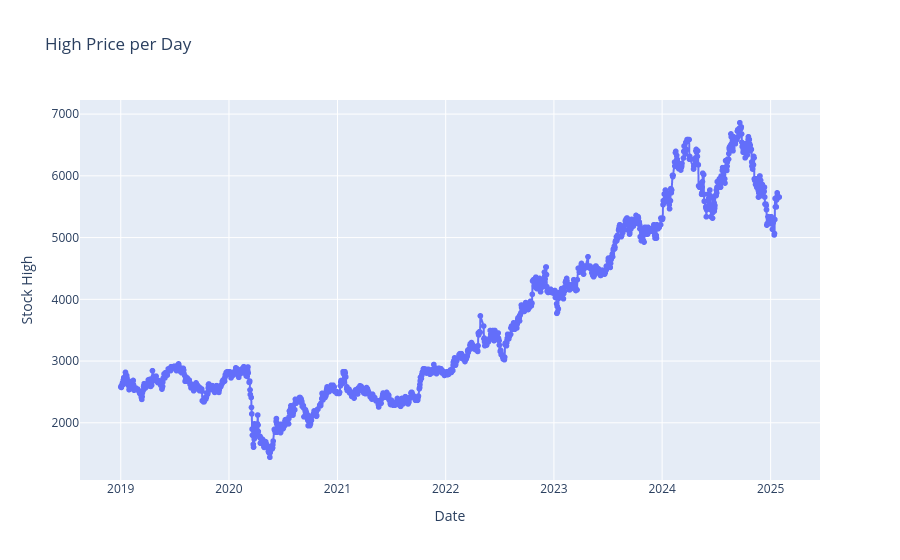

Here is the notebook cell this chart was saved with:
### Code cell
import plotly.express as px

fig = px.line(stock, x='Date', y='Stock High', title='High Price per Day', markers=True)
fig.show()

### Figure 1 — Plotly figure (JSON) as saved in the notebook; plotly's stock layout.template omitted (floating-point values rounded to 4 significant figures; data arrays with more than 128 entries replaced by an {"elided": "..."} marker saying what was removed)
{"data": [{"hovertemplate": "Date=%{x}<br>Stock High=%{y}<extra></extra>", "legendgroup": "", "line": {"color": "#636efa", "dash": "solid"}, "marker": {"symbol": "circle"}, "mode": "markers+lines", "name": "", "showlegend": false, "type": "scattergl", "x": {"elided": "1487 str values"}, "xaxis": "x", "y": {"elided": "1487 float values"}, "yaxis": "y"}], "layout": {"legend": {"tracegroupgap": 0}, "title": {"text": "High Price per Day"}, "xaxis": {"anchor": "y", "domain": [0, 1], "title": {"text": "Date"}}, "yaxis": {"anchor": "x", "domain": [0, 1], "title": {"text": "Stock High"}}}}
